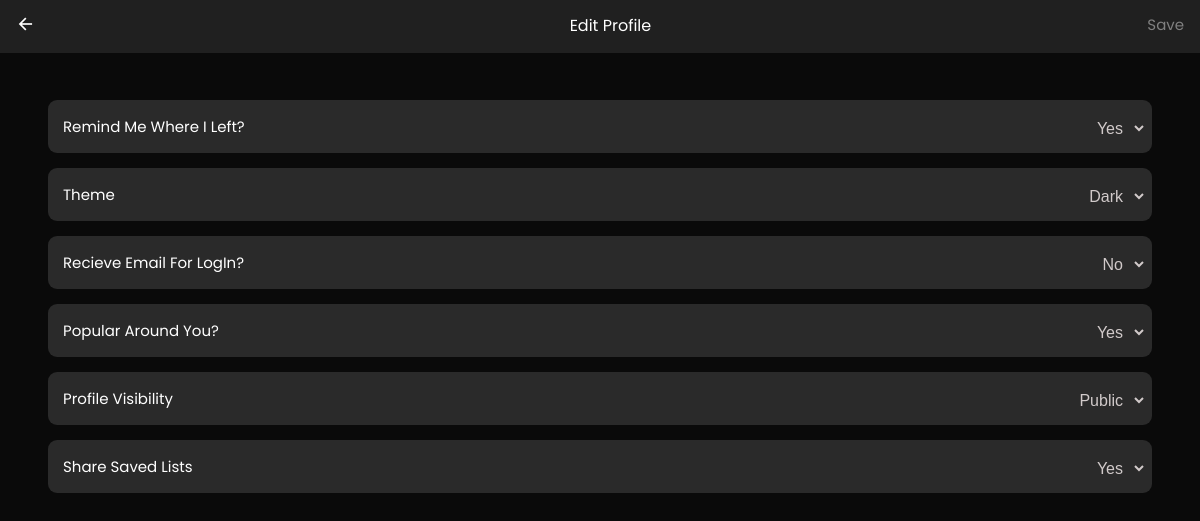
The page /settings.php (signed in) on the database its author committed.
### tables this page shows
CREATE TABLE `users` (
  `id` int(11) NOT NULL,
  `userid` int(11) NOT NULL,
  `fname` varchar(30) NOT NULL,
  `lname` varchar(30) NOT NULL,
  `email` varchar(50) NOT NULL,
  `pass` varchar(100) NOT NULL,
  `img` varchar(100) NOT NULL,
  `remind` tinyint(1) NOT NULL DEFAULT 1,
  `theme` tinyint(1) NOT NULL DEFAULT 1,
  `region` tinyint(1) NOT NULL DEFAULT 1
);

### classes/connect.php (called while the page is built, shortened)
<?php
class Database{
private $db = "bakahent";
private $host = "localhost";
private $username = "root";
private $password = "";
function connect()
{
    $connection = mysqli_connect($this->host, $this->username, $this->password, $this->db);
    return $connection;
}
function read($query)
{
    $conn = $this->connect();
    $result = mysqli_query($conn, $query);
    if(!$result)
    {
        return false;
    }else{
            $data = false;
            while ($row = mysqli_fetch_assoc($result))
            {
                $data[] = $row;
            }
            return $data;
        }
}
}

### settings.php (the view, shortened to what this page needs)
<?php
require_once "classes/connect.php";
$DB = new Database();
$query = "select remind,theme,region from users where userid='$_SESSION[user]' limit 1";
$result = $DB->read($query);
$result = $result[0];
?>
<!DOCTYPE html>
<html lang="en">
<head>
    <link rel="stylesheet" href="https://cdnjs.cloudflare.com/ajax/libs/remixicon/4.1.0/remixicon.css" />
    <link rel="stylesheet" href="style.css">
</head>
<body>
    <form method="post" enctype="multipart/form-data" id="parent">
    <div class="top">
        <a href="index.php"><i class="back ri-arrow-left-line"></i></a>
        <p>Edit Profile</p>
        <button id="final-btn" onclick="save()" disabled>Save</button>
    </div>
    <div class="body">
            <div class="infos">
                <ul>
                    <li>
                        <span>Remind Me Where I Left?</span>
                        <select name="remind" onchange="enable_save()" id="remind">
                            <option value="1" <?php if($result['remind']) echo 'selected';?>>Yes</option>
                        </select>
                    </li>
                    <li>
                        <span>Theme</span>
                        <select name="theme" onchange="enable_save()" id="theme">
                            <option value="1" <?php if($result['theme']) echo 'selected';?>>Dark</option>
                        </select>
                    </li>
                    <li>
                        <span>Recieve Email For LogIn?</span>
                        <select name="" id="">
                            <option value="" selected>No</option>
                        </select>
                    </li>
                    <li>
                        <span>Popular Around You?</span>
                        <select name="region" onchange="enable_save()" id="region">
                            <option value="1" <?php if($result['region']) echo 'selected';?>>Yes</option>
                        </select>
                    </li>
                    <li>
                        <span>Profile Visibility</span>
                        <select name="" id="">
                            <option value="">Public</option>
                        </select>
                    </li>
                    <li>
                        <span>Share Saved Lists</span>
                        <select name="" id="">
                            <option value="">Yes</option>
                        </select>
                    </li>
                </ul>
            </div>
    </div>
    </form>
</body>
</html>

### style.css (style rules this page uses)
a { color: var(--bg-color); }
* { user-select: none; font-family: "Poppins",sans-serif; margin: 0; padding: 0; box-sizing: border-box; list-style: none; text-decoration: none; scroll-padding-top: 2rem; scroll-behavior: smooth; }
:root { --main-color:#ff2c1f; --text-color:#020307; --bg-color:#fff; }
body { background: var(--text-color); color: var(--bg-color); }

### settings.php (style rules this page uses)
:root { --color-background: #202020; --color-text-nice: #d1caca; --color-background-2: #0a0a0a; }
body { background: var(--color-background-2); height: calc(100vh - 70px); }
.top { display: flex; justify-content: space-between; margin-top: 15px; color: white; padding: 18px 15px 15px 15px; width: 100%; position: relative; background: var(--color-background); position: fixed; top: -20px; z-index: 5; }
.top i { font-size: 20px; }
.top button { position: fixed; right: 0px; border: 0; padding: 3px 16px; border-radius: 6px; background: transparent; color: var(--color-second); font-size: 15px; cursor: pointer; top: 10px; }
.top button:disabled { color:gray; cursor: not-allowed; }
.top p { font-size: 16px; }
.body { background: var(--color-background-2); }
.body .infos { margin-top: 100px; }
.body .infos ul li { color: white; padding: 15px; margin-bottom: 15px; margin-top: 15px; position: relative; border-radius: 9px; width: 92%; margin-left: auto; margin-right: auto; font-size: 15px; background: #353535bf; }
.body .infos ul li select { outline: none !important; position: absolute; right: 5px; width: 235px; border: none; background-color: #f000; color: var(--color-text-nice); font-size: 16px; text-align: right; font-family: arial; font-weight: 300; padding: 8px; top: 11px; }

### rows shown on the page
users: remind "Yes", theme "Dark", region "Yes"
